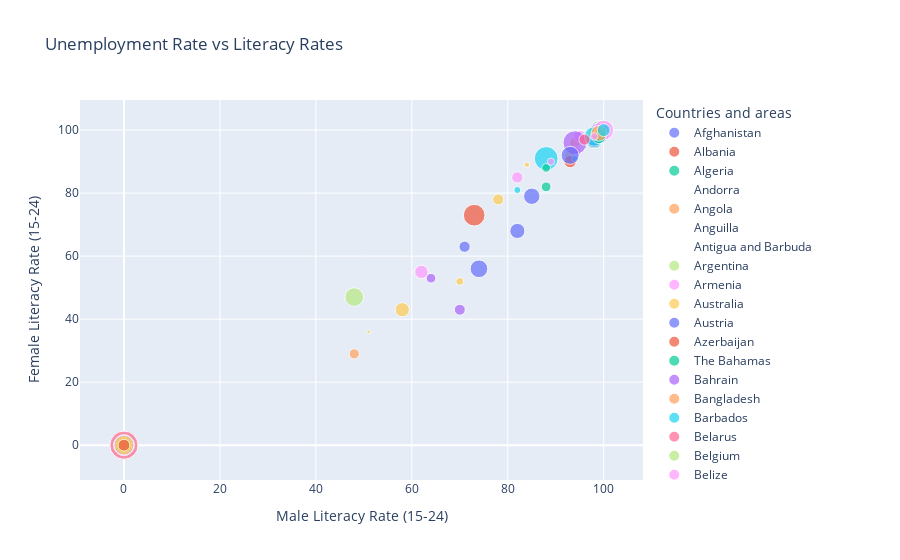

Notebook code cell kept with this figure:
### Code cell
fig4 = px.scatter(
    data,
    x='Youth_15_24_Literacy_Rate_Male',
    y='Youth_15_24_Literacy_Rate_Female',
    size='Unemployment_Rate',
    color='Countries and areas',
    title='Unemployment Rate vs Literacy Rates',
    labels={
        "Youth_15_24_Literacy_Rate_Male": "Male Literacy Rate (15-24)",
        "Youth_15_24_Literacy_Rate_Female": "Female Literacy Rate (15-24)"
    }
)
fig4.show()
